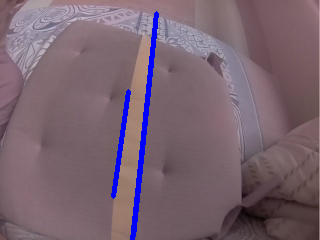
#> input picture pic/line.png, 320 x 240 px, found by its file name
$ python yaw.py
#> lines starting #> are read from the running program, lines starting #| are printed output that depends on the picture
from PIL import Image, ImageDraw
import math

def yaw(img):
#> called with img = 'line.png'
    img = Image.open(img)
#> img is the input picture: PIL image 320x240 RGB; mean R, G, B 120.6, 99.5, 111.9
    img.show()
    flag = False
    x, y = img.size
#> x = 320; y = 240
    for i in range((y - 1)//2, 0, -1):
        for g in range(0, x):
            if img.getpixel((g, i)) == (0, 0, 255):
                t1x, t1y = g, i
                flag = True
                break
        if flag:
            break

    t2x, t2y = t1x, (t1y - 30)

    for i in range(x):
        if img.getpixel((i, t2y)) == (0, 0, 255):
            t3x, t3y = i, t2y
            break

    tg = abs(t3x - t2x) / 30
#> tg = 0.2
    arctg = math.atan(tg)
#> arctg = 0.197
    draw = ImageDraw.Draw(img)
    draw.line((t1x, 0, t1x, y), fill=128, width=3)
    draw.line((0, t2y, x, t2y), fill=128, width=3)
    draw.line((t1x, t1y, t3x, t3y), fill=10, width=3)
    img.show()
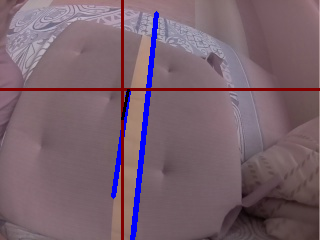
#> shown: PIL image 320x240 RGB; mean R, G, B 120.7, 97.3, 109
    return arctg

print(yaw('line.png'))
